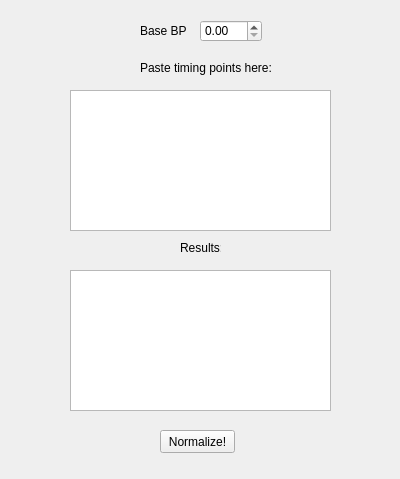
<?xml version="1.0" encoding="UTF-8"?>
<ui version="4.0">
 <class>BPMNormalization</class>
 <widget class="QWidget" name="BPMNormalization">
  <property name="geometry">
   <rect>
    <x>0</x>
    <y>0</y>
    <width>400</width>
    <height>479</height>
   </rect>
  </property>
  <property name="windowTitle">
   <string>BPMNormalization</string>
  </property>
  <widget class="QDoubleSpinBox" name="baseBPM">
   <property name="geometry">
    <rect>
     <x>200</x>
     <y>20</y>
     <width>62</width>
     <height>22</height>
    </rect>
   </property>
   <property name="maximum">
    <double>2147483647.000000000000000</double>
   </property>
  </widget>
  <widget class="QLabel" name="label">
   <property name="geometry">
    <rect>
     <x>140</x>
     <y>20</y>
     <width>47</width>
     <height>21</height>
    </rect>
   </property>
   <property name="text">
    <string>Base BPM</string>
   </property>
  </widget>
  <widget class="QTextEdit" name="origTiming">
   <property name="geometry">
    <rect>
     <x>70</x>
     <y>90</y>
     <width>261</width>
     <height>141</height>
    </rect>
   </property>
  </widget>
  <widget class="QLabel" name="label_2">
   <property name="geometry">
    <rect>
     <x>140</x>
     <y>60</y>
     <width>131</width>
     <height>16</height>
    </rect>
   </property>
   <property name="text">
    <string>Paste timing points here:</string>
   </property>
  </widget>
  <widget class="QTextEdit" name="normSV">
   <property name="geometry">
    <rect>
     <x>70</x>
     <y>270</y>
     <width>261</width>
     <height>141</height>
    </rect>
   </property>
   <property name="readOnly">
    <bool>true</bool>
   </property>
  </widget>
  <widget class="QLabel" name="label_3">
   <property name="geometry">
    <rect>
     <x>180</x>
     <y>240</y>
     <width>41</width>
     <height>16</height>
    </rect>
   </property>
   <property name="text">
    <string>Results:</string>
   </property>
  </widget>
  <widget class="QPushButton" name="normalize">
   <property name="geometry">
    <rect>
     <x>160</x>
     <y>430</y>
     <width>75</width>
     <height>23</height>
    </rect>
   </property>
   <property name="text">
    <string>Normalize!</string>
   </property>
  </widget>
 </widget>
 <layoutdefault spacing="6" margin="11"/>
 <resources/>
 <connections/>
</ui>
